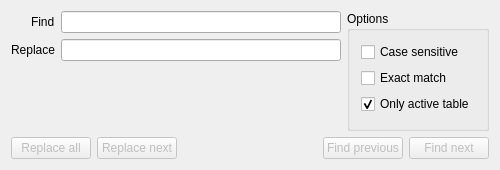
<?xml version="1.0" encoding="UTF-8"?>
<ui version="4.0">
 <class>FindReplaceDialogClass</class>
 <widget class="QDialog" name="FindReplaceDialogClass">
  <property name="geometry">
   <rect>
    <x>0</x>
    <y>0</y>
    <width>500</width>
    <height>170</height>
   </rect>
  </property>
  <property name="minimumSize">
   <size>
    <width>500</width>
    <height>170</height>
   </size>
  </property>
  <property name="maximumSize">
   <size>
    <width>16777215</width>
    <height>170</height>
   </size>
  </property>
  <property name="windowTitle">
   <string>Find</string>
  </property>
  <layout class="QVBoxLayout" name="verticalLayout_2">
   <item>
    <layout class="QHBoxLayout" name="horizontalLayout_2">
     <item>
      <layout class="QFormLayout" name="formLayout">
       <property name="sizeConstraint">
        <enum>QLayout::SetDefaultConstraint</enum>
       </property>
       <property name="fieldGrowthPolicy">
        <enum>QFormLayout::ExpandingFieldsGrow</enum>
       </property>
       <property name="labelAlignment">
        <set>Qt::AlignRight|Qt::AlignTrailing|Qt::AlignVCenter</set>
       </property>
       <property name="formAlignment">
        <set>Qt::AlignHCenter|Qt::AlignTop</set>
       </property>
       <item row="0" column="0">
        <widget class="QLabel" name="labelFind">
         <property name="text">
          <string>Find</string>
         </property>
         <property name="buddy">
          <cstring>lineEditFind</cstring>
         </property>
        </widget>
       </item>
       <item row="0" column="1">
        <widget class="QLineEdit" name="lineEditFind"/>
       </item>
       <item row="1" column="0">
        <widget class="QLabel" name="labelReplace">
         <property name="enabled">
          <bool>true</bool>
         </property>
         <property name="text">
          <string>Replace</string>
         </property>
         <property name="buddy">
          <cstring>lineEditReplace</cstring>
         </property>
        </widget>
       </item>
       <item row="1" column="1">
        <widget class="QLineEdit" name="lineEditReplace"/>
       </item>
      </layout>
     </item>
     <item>
      <widget class="QGroupBox" name="groupBox_2">
       <property name="title">
        <string>Options</string>
       </property>
       <layout class="QVBoxLayout" name="verticalLayout">
        <item>
         <widget class="QCheckBox" name="checkBoxCaseSensitive">
          <property name="text">
           <string>Case sensitive</string>
          </property>
         </widget>
        </item>
        <item>
         <widget class="QCheckBox" name="checkBoxExactMatch">
          <property name="text">
           <string>Exact match</string>
          </property>
         </widget>
        </item>
        <item>
         <widget class="QCheckBox" name="checkBoxOnlyActiveTable">
          <property name="text">
           <string>Only active table</string>
          </property>
          <property name="checked">
           <bool>true</bool>
          </property>
         </widget>
        </item>
       </layout>
      </widget>
     </item>
    </layout>
   </item>
   <item>
    <layout class="QHBoxLayout" name="horizontalLayout">
     <item>
      <widget class="QPushButton" name="buttonReplaceAll">
       <property name="enabled">
        <bool>false</bool>
       </property>
       <property name="text">
        <string>Replace all</string>
       </property>
       <property name="shortcut">
        <string>Ctrl+Shift+R</string>
       </property>
      </widget>
     </item>
     <item>
      <widget class="QPushButton" name="buttonReplaceNext">
       <property name="enabled">
        <bool>false</bool>
       </property>
       <property name="text">
        <string>Replace next</string>
       </property>
       <property name="shortcut">
        <string>Ctrl+R</string>
       </property>
       <property name="autoDefault">
        <bool>true</bool>
       </property>
      </widget>
     </item>
     <item>
      <spacer name="horizontalSpacer">
       <property name="orientation">
        <enum>Qt::Horizontal</enum>
       </property>
       <property name="sizeHint" stdset="0">
        <size>
         <width>40</width>
         <height>20</height>
        </size>
       </property>
      </spacer>
     </item>
     <item>
      <widget class="QPushButton" name="buttonFindPrevious">
       <property name="enabled">
        <bool>false</bool>
       </property>
       <property name="text">
        <string>Find previous</string>
       </property>
       <property name="shortcut">
        <string>Ctrl+Shift+G</string>
       </property>
       <property name="autoDefault">
        <bool>true</bool>
       </property>
      </widget>
     </item>
     <item>
      <widget class="QPushButton" name="buttonFindNext">
       <property name="enabled">
        <bool>false</bool>
       </property>
       <property name="text">
        <string>Find next</string>
       </property>
       <property name="shortcut">
        <string>Ctrl+G</string>
       </property>
       <property name="autoDefault">
        <bool>true</bool>
       </property>
       <property name="default">
        <bool>true</bool>
       </property>
      </widget>
     </item>
    </layout>
   </item>
  </layout>
 </widget>
 <layoutdefault spacing="6" margin="11"/>
 <tabstops>
  <tabstop>lineEditFind</tabstop>
  <tabstop>lineEditReplace</tabstop>
  <tabstop>buttonFindNext</tabstop>
  <tabstop>buttonFindPrevious</tabstop>
  <tabstop>buttonReplaceNext</tabstop>
  <tabstop>buttonReplaceAll</tabstop>
  <tabstop>checkBoxCaseSensitive</tabstop>
  <tabstop>checkBoxExactMatch</tabstop>
  <tabstop>checkBoxOnlyActiveTable</tabstop>
 </tabstops>
 <resources/>
 <connections/>
</ui>
